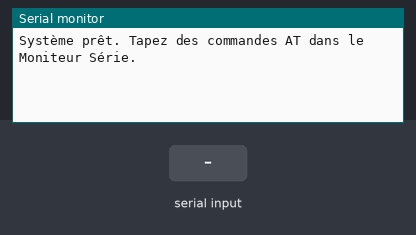
This sketch was run on a simulated Arduino Uno, built with avr-gcc and run on an emulated ATmega328P. Parts: the last lines printed to the serial monitor. The test bench sets the inputs (shaded band).

Above: at 1.2 s.
1.3 s: "1\n" received over the second serial link
At 1.9 s:
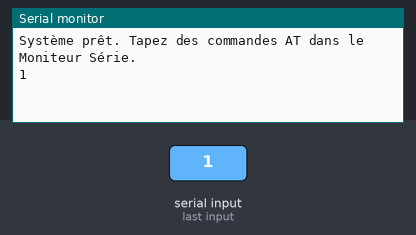
2.8 s: "0\n" received over the second serial link
At 4.2 s:
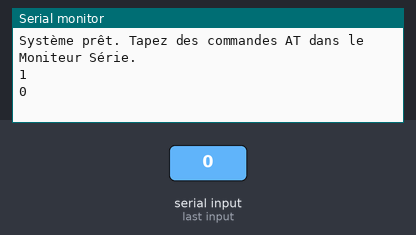

Measured:
- after the input at 1.3 s, the serial monitor: prints a new line at once (image 1)
- after the input at 2.8 s, the serial monitor: prints a new line at once (image 2)

The sketch:

MQTTv4.ino
```cpp
#include <SoftwareSerial.h>
#define RX 10
#define TX 11
SoftwareSerial loraSerial(RX, TX);

String inputString = "";      // Buffer pour les données reçues
bool stringComplete = false;  // Indique si une commande est complète

void setup() {
  Serial.begin(9600);         // Moniteur Série
  loraSerial.begin(9600);     // Dragino LA66
  inputString.reserve(200);   // Allouer de l'espace au buffer
  Serial.println("Système prêt. Tapez des commandes AT dans le Moniteur Série.");
}

void loop() {
  // Lecture des données du Dragino
  while (loraSerial.available()) {
    char inChar = (char) loraSerial.read();
    inputString += inChar;
    if (inChar == '\n' || inChar == '\r') {
      stringComplete = true;
    }

  }

  // Lecture des données du Moniteur Série
  while (Serial.available()) {
   // char inChar = (char) Serial.read();
    char inChar = (char) Serial.read();
    inputString += inChar;
    if (inChar == '\n' || inChar == '\r') {
      loraSerial.print(inputString); // Envoyer au Dragino
      inputString = "";              // Réinitialiser le buffer
    }
  }

  // Affichage des réponses complètes dans le Moniteur Série
  if (stringComplete) {
    Serial.print(inputString);
    inputString = "";              // Réinitialiser le buffer
    stringComplete = false;
  }
}
```
